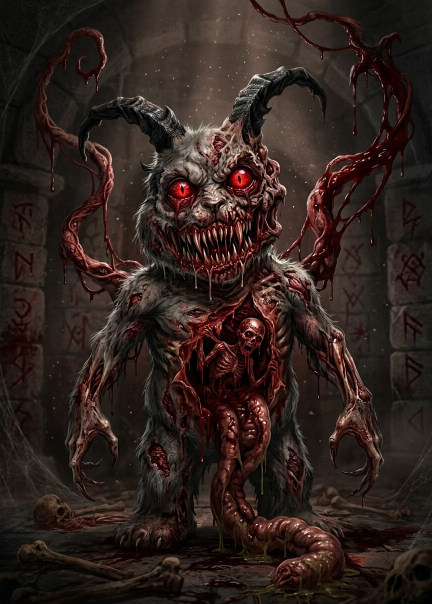
#> input picture art/raw/m27.jpg, 864 x 1208 px (shown at 1/2 size)
$ python cut.py ../art/raw/m27.jpg ../art/raw/m28.jpg
#> lines starting #> are read from the running program, lines starting #| are printed output that depends on the picture
import cv2,numpy as np,sys
def cut(src,dst,crop=None,size=512):
#> called with src = '../art/raw/m27.jpg', dst = '../art/raw/m28.jpg', size = 512
    im=cv2.imread(src)
#> im is the input picture: shape (1208, 864, 3); mean B, G, R 29.4, 34.1, 47.7
    if crop: x0,y0,x1,y1=crop; h,w=im.shape[:2]; im=im[int(y0*h):int(y1*h),int(x0*w):int(x1*w)]
    h,w=im.shape[:2]; s=min(h,w)
#> after `h, w = im.shape[:2]`: h = 1208; w = 864
#> after `s = min(h, w)`: s = 864
    # square crop centered
    cy,cx=h//2,w//2; im=im[cy-s//2:cy+s//2, cx-s//2:cx+s//2]
#> after `cy, cx = (h // 2, w // 2)`: cy = 604; cx = 432
#> after `im = im[cy - s // 2:cy + s // 2, cx - s // 2:cx + s // 2]`:
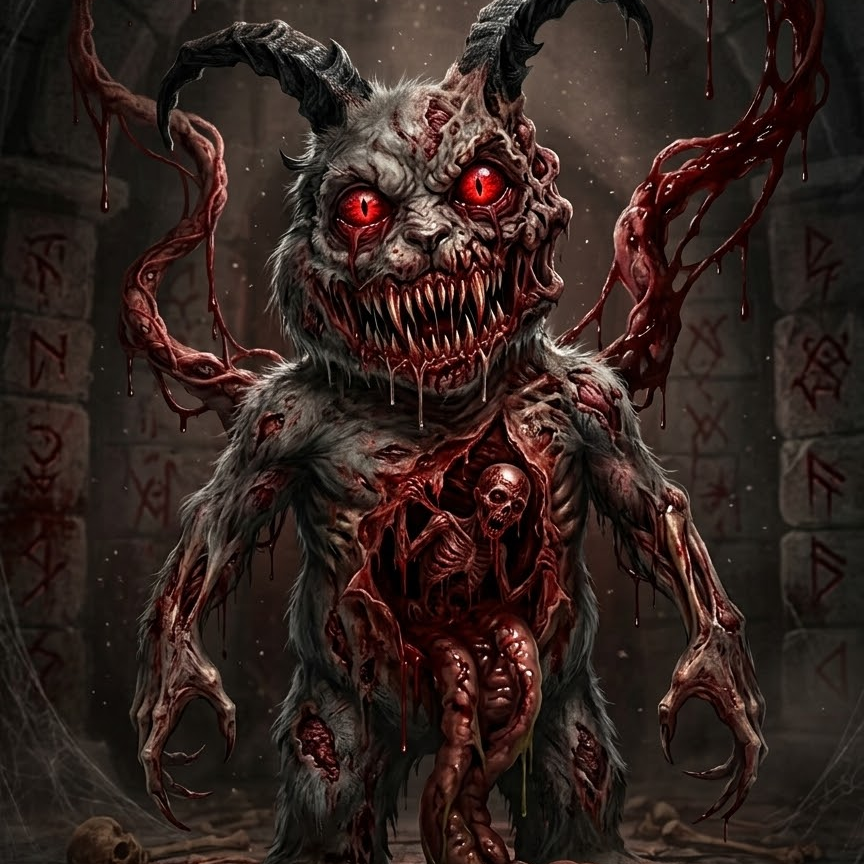
#> im: shape (864, 864, 3); mean B, G, R 30.6, 35.3, 50.2
    im=cv2.resize(im,(size,size),interpolation=cv2.INTER_AREA)
#> im: shape (512, 512, 3)
    mask=np.zeros((size,size),np.uint8)
    r=(int(size*.04),int(size*.04),int(size*.92),int(size*.94))
    bg=np.zeros((1,65),np.float64);fg=np.zeros((1,65),np.float64)
    cv2.grabCut(im,mask,r,bg,fg,6,cv2.GC_INIT_WITH_RECT)
    m=np.where((mask==1)|(mask==3),255,0).astype(np.uint8)
    # keep largest component
    n,lab,st,_=cv2.connectedComponentsWithStats(m)
    if n>1:
        k=1+np.argmax(st[1:,cv2.CC_STAT_AREA]); m=np.where(lab==k,255,0).astype(np.uint8)
    m=cv2.morphologyEx(m,cv2.MORPH_CLOSE,np.ones((9,9),np.uint8))
    m=cv2.GaussianBlur(m,(0,0),3)
    # ellipse vignette to soften hard edges
    yy,xx=np.mgrid[0:size,0:size]; d=np.sqrt(((xx-size/2)/(size*.5))**2+((yy-size/2)/(size*.52))**2)
    v=np.clip((1-d)/0.12,0,1)
    core=np.clip((0.78-d)/0.25,0,1)
    a=(np.maximum(m/255.0,core)*v*255).astype(np.uint8)
    out=cv2.cvtColor(im,cv2.COLOR_BGR2BGRA); out[:,:,3]=a
    cv2.imwrite(dst,out)
if __name__=='__main__':
    cut(sys.argv[1],sys.argv[2])

$ run again, on art/raw/m29.jpg
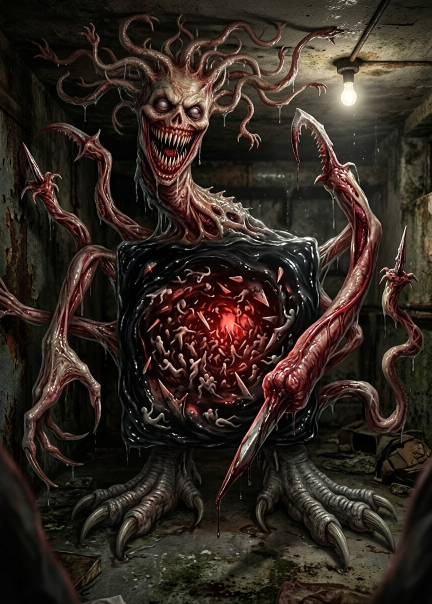
#> input picture art/raw/m29.jpg, 864 x 1208 px (shown at 1/2 size)
#> in cut, im is the input picture: shape (1208, 864, 3); mean B, G, R 32.8, 40.3, 50.1
#> in cut, `im = im[cy - s // 2:cy + s // 2, cx - s // 2:cx + s // 2]`:
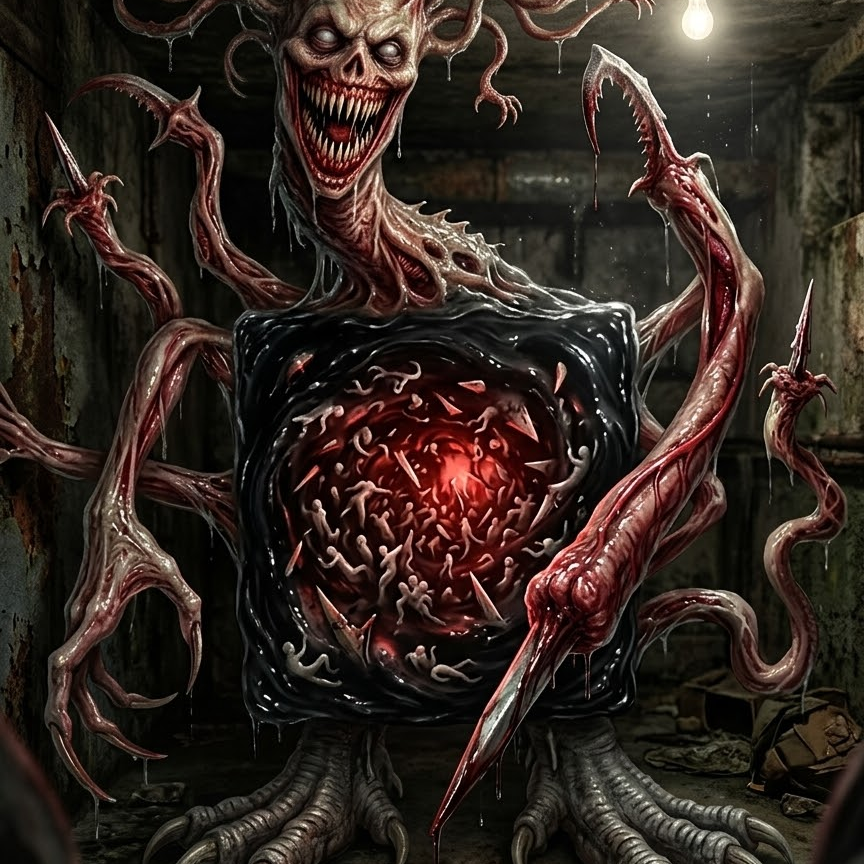
#> im: shape (864, 864, 3); mean B, G, R 32.1, 38.5, 49.9

$ run again, on art/raw/m30.jpg
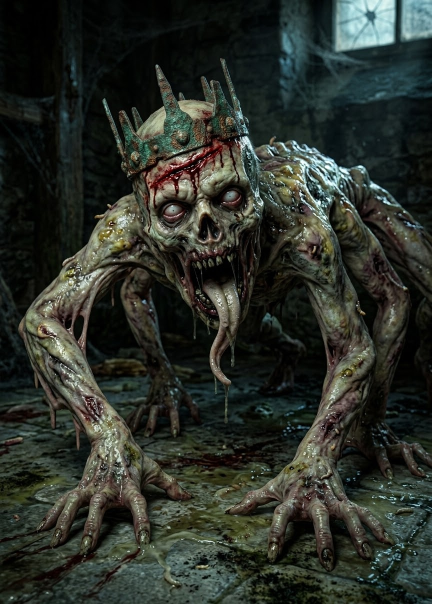
#> input picture art/raw/m30.jpg, 864 x 1208 px (shown at 1/2 size)
#> in cut, im is the input picture: shape (1208, 864, 3); mean B, G, R 41.6, 48.8, 43.8
#> in cut, `im = im[cy - s // 2:cy + s // 2, cx - s // 2:cx + s // 2]`:
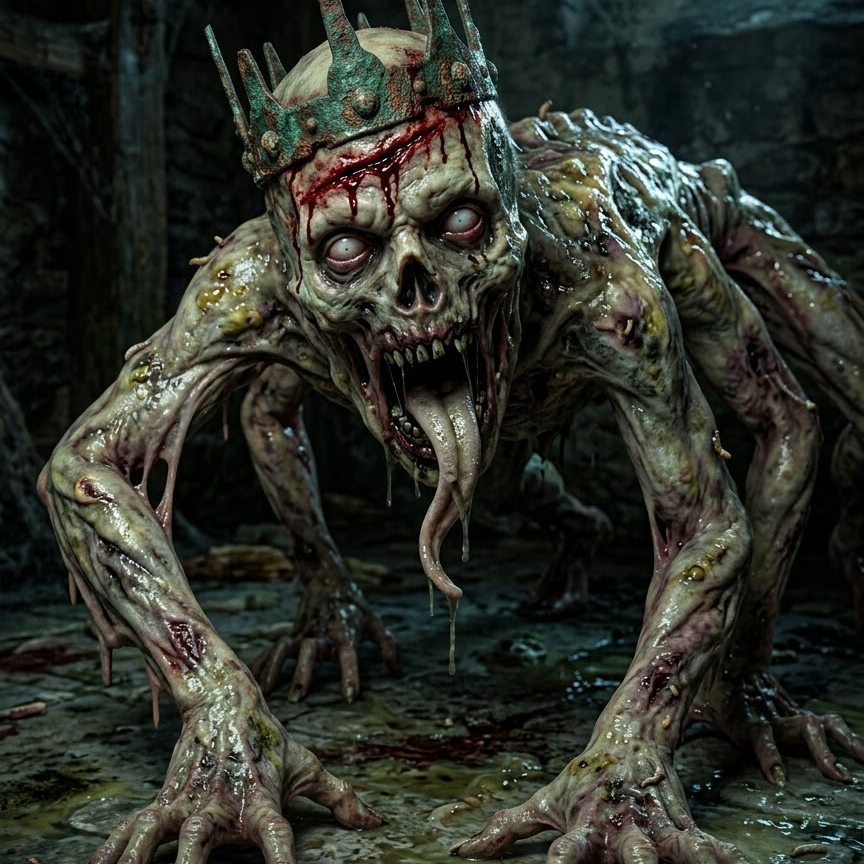
#> im: shape (864, 864, 3); mean B, G, R 41.2, 49.1, 46.2

$ run again, on art/raw/m31.jpg
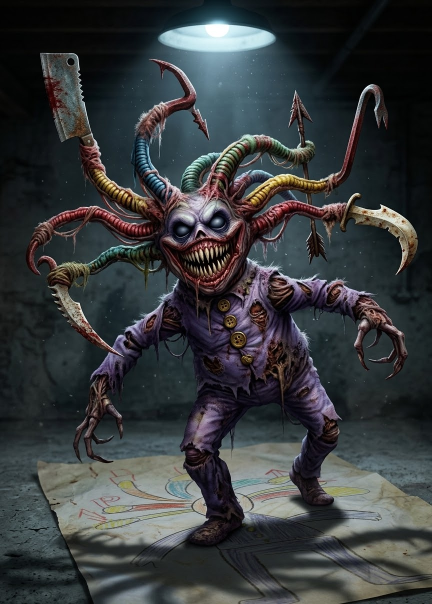
#> input picture art/raw/m31.jpg, 864 x 1208 px (shown at 1/2 size)
#> in cut, im is the input picture: shape (1208, 864, 3); mean B, G, R 60.4, 58.6, 55.4
#> in cut, `im = im[cy - s // 2:cy + s // 2, cx - s // 2:cx + s // 2]`:
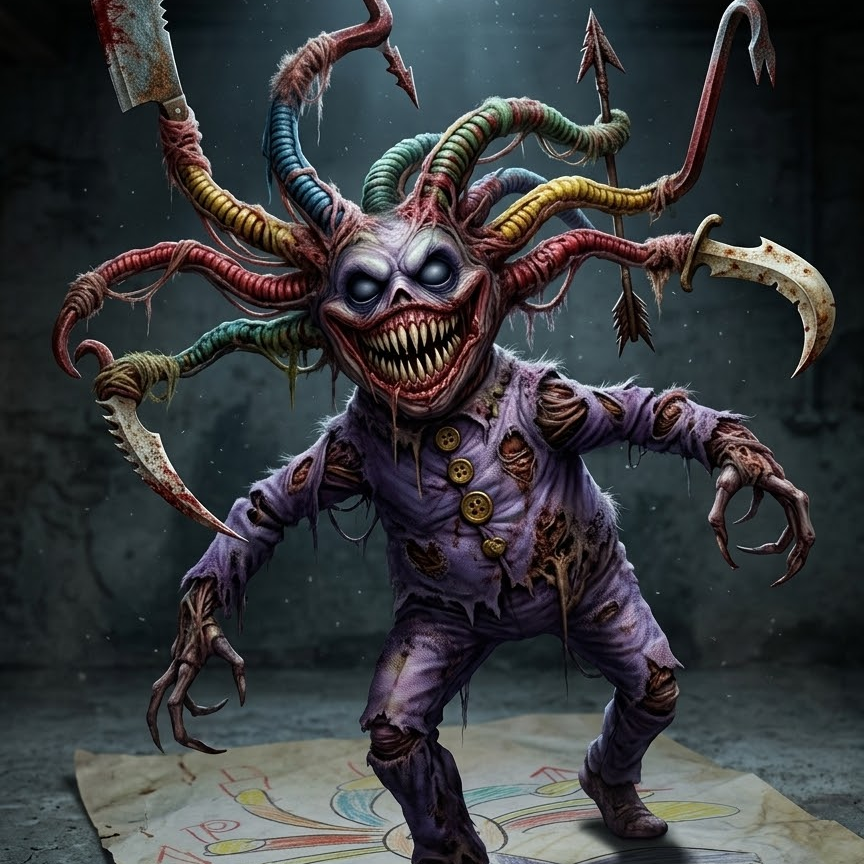
#> im: shape (864, 864, 3); mean B, G, R 61.3, 59.1, 57.2
